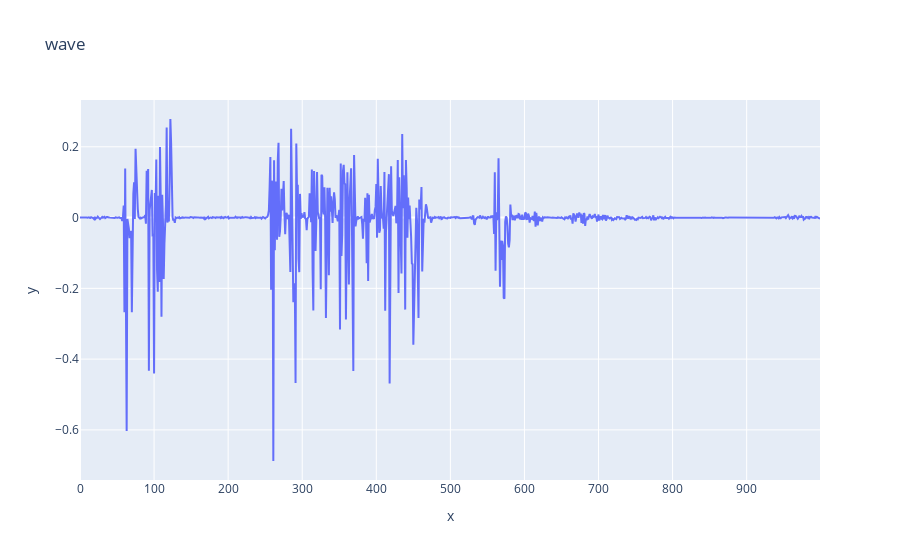

This figure's notebook cell:
### Code cell
fig = px.line(y=x[::1000][0:1000], title='wave')
fig.show()

### Figure 1 — Plotly figure (JSON) as saved in the notebook; plotly's stock layout.template omitted (floating-point values rounded to 4 significant figures; data arrays with more than 128 entries replaced by an {"elided": "..."} marker saying what was removed)
{"data": [{"hovertemplate": "x=%{x}<br>y=%{y}<extra></extra>", "legendgroup": "", "line": {"color": "#636efa", "dash": "solid"}, "mode": "lines", "name": "", "orientation": "v", "showlegend": false, "type": "scatter", "x": {"elided": "1000 int values"}, "xaxis": "x", "y": {"elided": "1000 float values"}, "yaxis": "y"}], "layout": {"legend": {"tracegroupgap": 0}, "title": {"text": "wave"}, "xaxis": {"anchor": "y", "domain": [0, 1], "title": {"text": "x"}}, "yaxis": {"anchor": "x", "domain": [0, 1], "title": {"text": "y"}}}}
